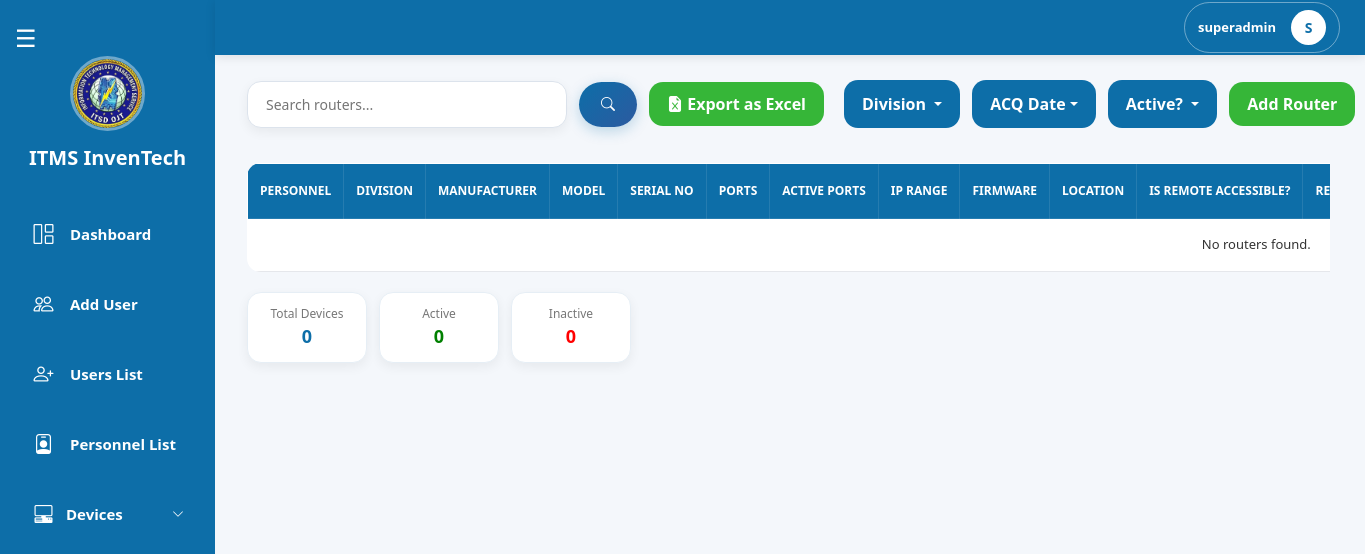
/pages/superadmin/device_routers.php (signed in), run on an earlier commit of the app's database.
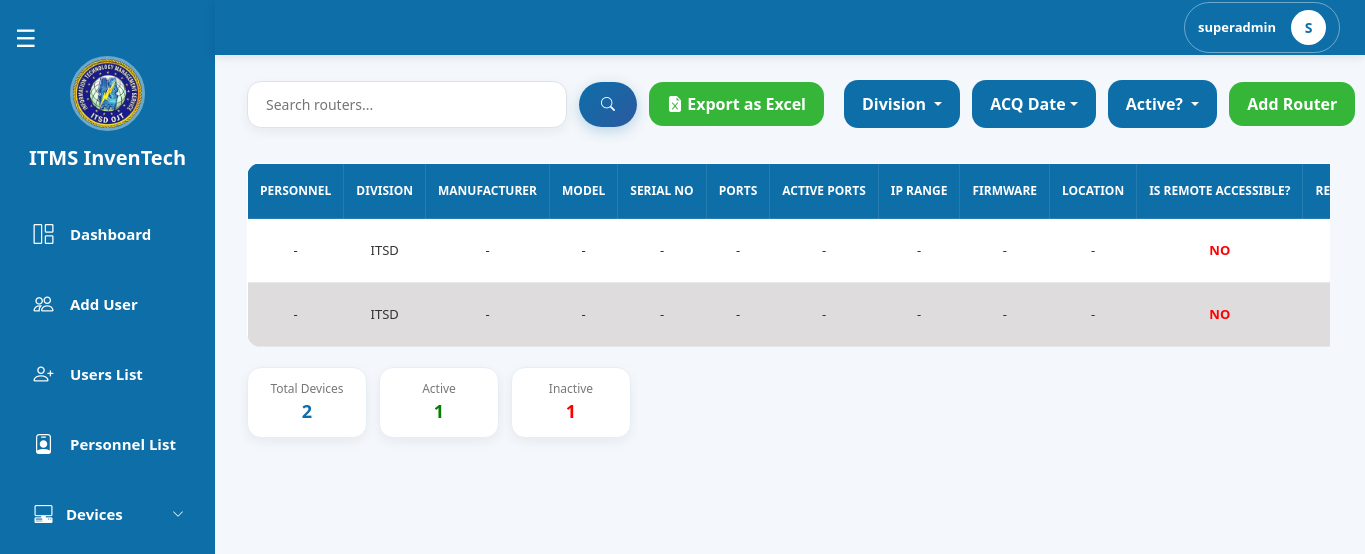
And on a later commit of the database.
### tables this page shows
CREATE TABLE `routers` (
  `id` int(11) NOT NULL,
  `personnel_id` int(11) NOT NULL,
  `device_id` int(11) NOT NULL,
  `manufacturer` varchar(255) DEFAULT NULL,
  `model` varchar(255) DEFAULT NULL,
  `serial_no` varchar(255) DEFAULT NULL,
  `no_of_ports` int(11) DEFAULT NULL,
  `no_of_active_ports` int(11) DEFAULT NULL,
  `active_port_ip_address_range` varchar(255) DEFAULT NULL,
  `firmware_version` varchar(255) DEFAULT NULL,
  `location` varchar(255) DEFAULT NULL,
  `is_active` tinyint(1) NOT NULL,
  `is_remotely_accessible` tinyint(1) DEFAULT NULL,
  `remote_connection_details` text DEFAULT NULL,
  `remarks` text DEFAULT NULL,
  `pnp_focal_person` varchar(255) DEFAULT NULL,
  `contact_details` int(11) DEFAULT NULL,
  `acquisition_date` date DEFAULT NULL,
  `acquisition_type` varchar(255) DEFAULT NULL,
  `previous_owners_id` longtext DEFAULT NULL CHECK (json_valid(`previous_owners_id`)),
  `created_date` date DEFAULT current_timestamp(),
  `last_update_at` date DEFAULT NULL,
  `division_id` int(11) NOT NULL
);

CREATE TABLE `divisions` (
  `id` int(11) NOT NULL,
  `division` varchar(100) NOT NULL
);

### pages/superadmin/device_routers.php (the view, shortened to what the changed rows need)
<?php
include "../../config/db.php";
$limit  = 10;
$page   = max(1, (int)($_GET['page'] ?? 1));
$offset = ($page - 1) * $limit;
$where  = [];
$params = [];
$types  = '';
$whereSQL = !empty($where) ? "WHERE " . implode(" AND ", $where) : "";
$baseJoin = "
    FROM routers r
    LEFT JOIN personnels per ON r.personnel_id = per.id
    LEFT JOIN ranks rk       ON per.rank_id = rk.id
    LEFT JOIN divisions d    ON r.division_id = d.id
";
$stmtTotal = $conn->prepare("SELECT COUNT(*) AS total $baseJoin $whereSQL");
$stmtTotal->execute();
$totalRouters = $stmtTotal->get_result()->fetch_assoc()['total'] ?? 0;
$activeWhere   = $where;
$activeWhere[] = "r.is_active = 1";
$activeSQL     = "WHERE " . implode(" AND ", $activeWhere);
$inactiveWhere   = $where;
$inactiveWhere[] = "r.is_active = 0";
$inactiveSQL     = "WHERE " . implode(" AND ", $inactiveWhere);
$sa = $conn->prepare("SELECT COUNT(*) AS total $baseJoin $activeSQL");
$sa->execute();
$activeRouters = $sa->get_result()->fetch_assoc()['total'] ?? 0;
$si = $conn->prepare("SELECT COUNT(*) AS total $baseJoin $inactiveSQL");
$si->execute();
$inactiveRouters = $si->get_result()->fetch_assoc()['total'] ?? 0;
$stmt = $conn->prepare("
    SELECT r.*,
        CONCAT(COALESCE(rk.rank, ''), ' ', per.first_name, ' ', per.middle_name, ' ', per.last_name) AS fullname,
        d.division AS division_name
    $baseJoin
    $whereSQL
    ORDER BY r.id DESC
    LIMIT ?, ?
");
$fp = $params;
$ft = $types . 'ii';
$fp[] = $offset;
$fp[] = $limit;
$stmt->bind_param($ft, ...$fp);
$stmt->execute();
$result = $stmt->get_result();
?>
<!DOCTYPE html>
<html lang="en">
<head>
    <link href="https://cdn.jsdelivr.net/npm/bootstrap@5.3.3/dist/css/bootstrap.min.css" rel="stylesheet">
    <link rel="stylesheet" href="../superadmin/css/devices.css">
    <link rel="stylesheet" href="css/superadmin_navbar.css">
    <link rel="stylesheet" href="./css/superadmin_sidebar.css">
</head>
<body>
    <?php include 'superadmin_sidebar.php'; ?>
    <div class="contenttable">
        <div class="table-container">
            <table class="users-table">
                <thead>
                    <tr>
                        <th>PERSONNEL</th>
                        <th>DIVISION</th>
                        <th>MANUFACTURER</th>
                        <th>MODEL</th>
                        <th>SERIAL NO</th>
                        <th>PORTS</th>
                        <th>ACTIVE PORTS</th>
                        <th>IP RANGE</th>
                        <th>FIRMWARE</th>
                        <th>LOCATION</th>
                        <th>IS REMOTE ACCESSIBLE?</th>
                        <th>REMOTE DETAILS</th>
                    </tr>
                </thead>
                <tbody>
                    <?php if ($result->num_rows > 0): ?>
                        <?php while ($row = $result->fetch_assoc()): ?>
                            <tr class="clickable-row" data-active="<?= $row['is_active'] ? '1' : '0' ?>"
                                data-bs-toggle="modal" data-bs-target="#viewRouterModal<?= $row['id'] ?>">
                                <td><?= htmlspecialchars($row['fullname'] ?? '-') ?: '-'  ?></td>
                                <td><?= htmlspecialchars($row['division_name'] ?? 'N/A') ?></td>
                                <td><?= htmlspecialchars($row['manufacturer'] ?? '') ?: '-' ?></td>
                                <td><?= htmlspecialchars($row['model'] ?? '') ?: '-' ?></td>
                                <td><?= htmlspecialchars($row['serial_no'] ?? '') ?: '-' ?></td>
                                <td><?= htmlspecialchars($row['no_of_ports'] ?? '') ?: '-' ?></td>
                                <td><?= htmlspecialchars($row['no_of_active_ports'] ?? '') ?: '-' ?></td>
                                <td><?= htmlspecialchars($row['active_port_ip_address_range'] ?? '') ?: '-' ?></td>
                                <td><?= htmlspecialchars($row['firmware_version'] ?? '') ?: '-' ?></td>
                                <td><?= htmlspecialchars($row['location'] ?? '') ?: '-' ?></td>
                                <td><?= $row['is_remotely_accessible'] ? '<span style="color:green;font-weight:bold;">YES</span>' : '<span style="color:red;font-weight:bold;">NO</span>' ?></td>
                                <td><?= htmlspecialchars($row['remote_connection_details'] ?? '') ?: '-' ?></td>
                            </tr>
                        <?php endwhile; ?>
                    <?php else: ?>
                        <tr>
                            <td colspan="21" class="text-center">No routers found.</td>
                        </tr>
                    <?php endif; ?>
                </tbody>
            </table>
        </div>
        <div class="table-footer">
            <div class="user-stats">
                <div class="stat-box total"><span class="label">Total Devices</span><span class="value"><?= $totalRouters ?></span></div>
                <div class="stat-box active"><span class="label">Active</span><span class="value"><?= $activeRouters ?></span></div>
                <div class="stat-box inactive"><span class="label">Inactive</span><span class="value"><?= $inactiveRouters ?></span></div>
            </div>
        </div>
    </div>
</body>
</html>

What changed in the data, as far as the page shows it:
added routers: fullname "-", division.division "ITSD", manufacturer "-", model "-", serial_no "-", no_of_ports "-", no_of_active_ports "-", active_port_ip_address_range "-", firmware_version "-", location "-", is_remotely_accessible "NO", is_active 1 (drawn)
added routers: fullname "-", division.division "ITSD", manufacturer "-", model "-", serial_no "-", no_of_ports "-", no_of_active_ports "-", active_port_ip_address_range "-", firmware_version "-", location "-", is_remotely_accessible "NO", is_active 0 (drawn)
Also different on the page:
$totalRouters: "0" → "2"
$activeRouters: "0" → "1"
$inactiveRouters: "0" → "1"
text no longer shown: "No routers found."
